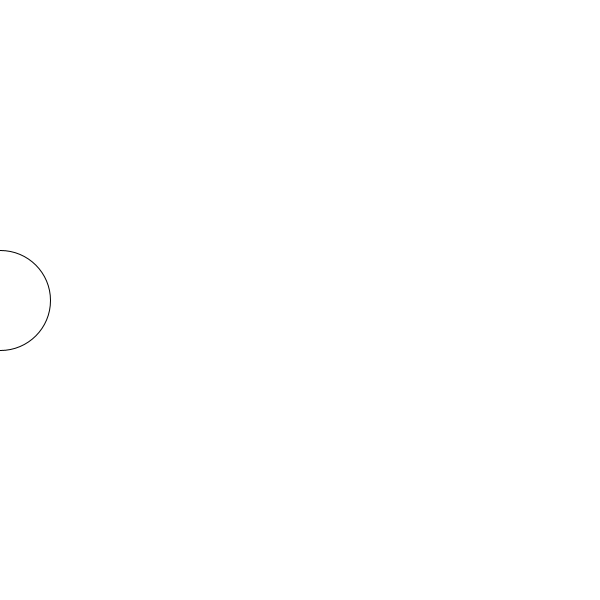
Frame 1 (no input)
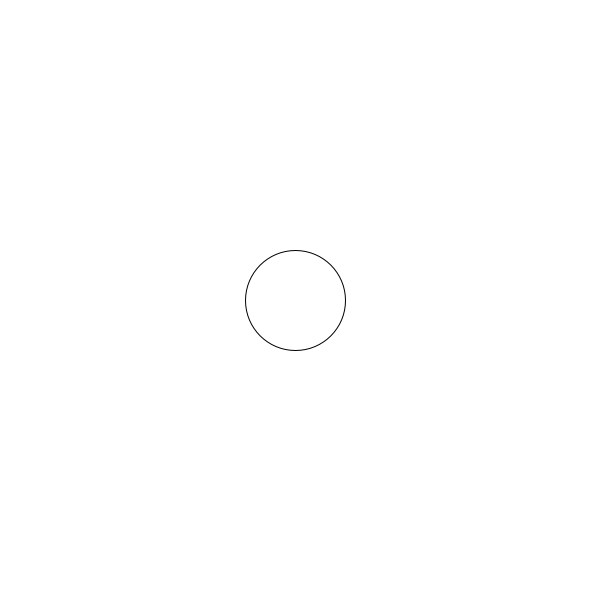
Frame 60 (the mouse pressed at the canvas centre just before this capture)
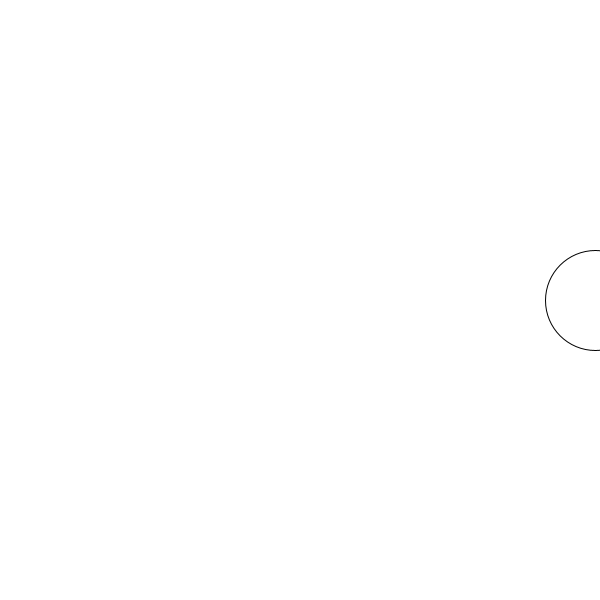
Frame 120 (the mouse held since frame 60 and released just before this capture)

The Processing sketch that drew these frames (run headless with seeded random() and noise(); from frame 60 on, the mouse is pressed at the canvas centre):

// Processing sketch: sketch_1
// ── sketch_1.pde
//gabriel

int x,y;

void setup(){
  size(600,600);
  x=0;
}
  
void draw(){
  background(255);
  ellipse(x,300,100,100);
  x=x+5;
  if(x>650){
    x=-50;
  }
}
